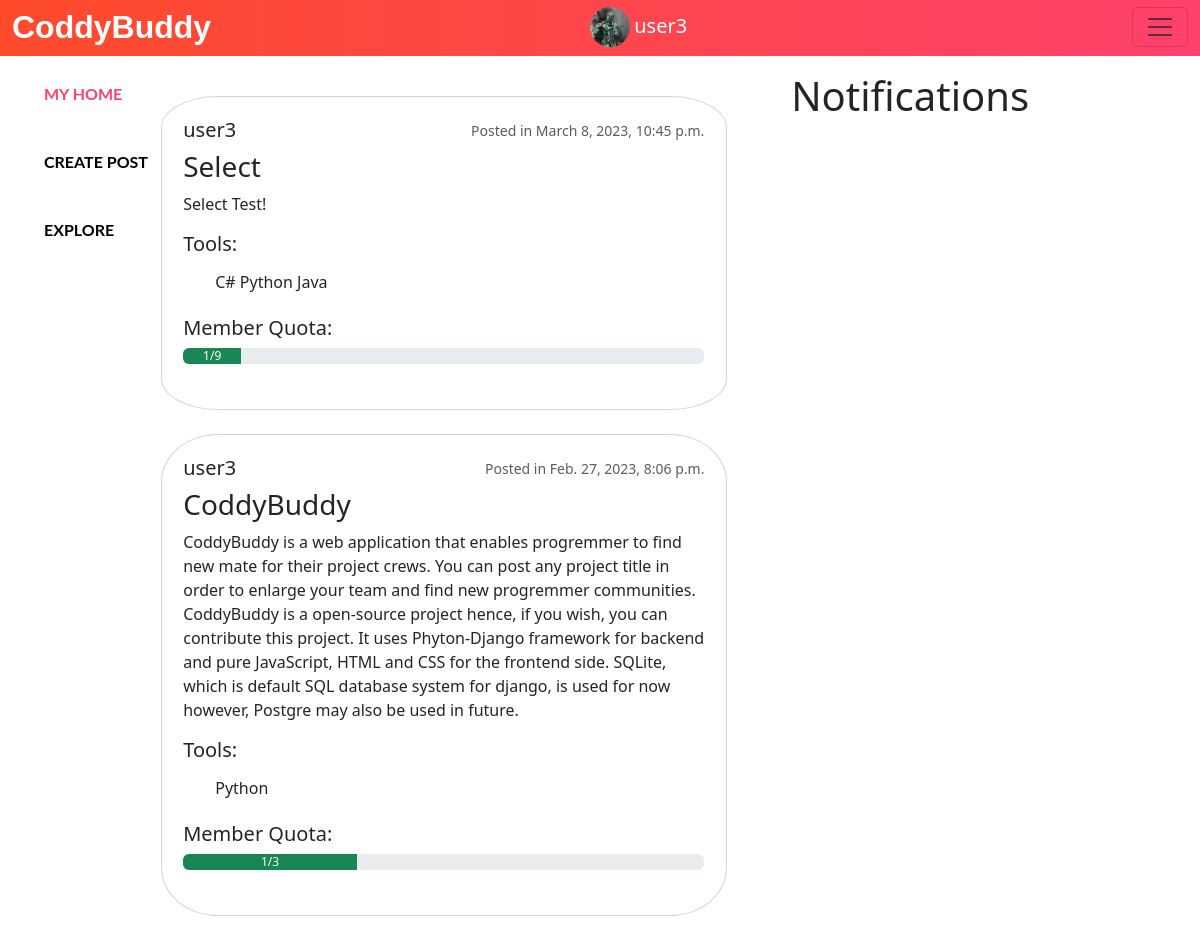
Before: / (signed in) with the older database file.
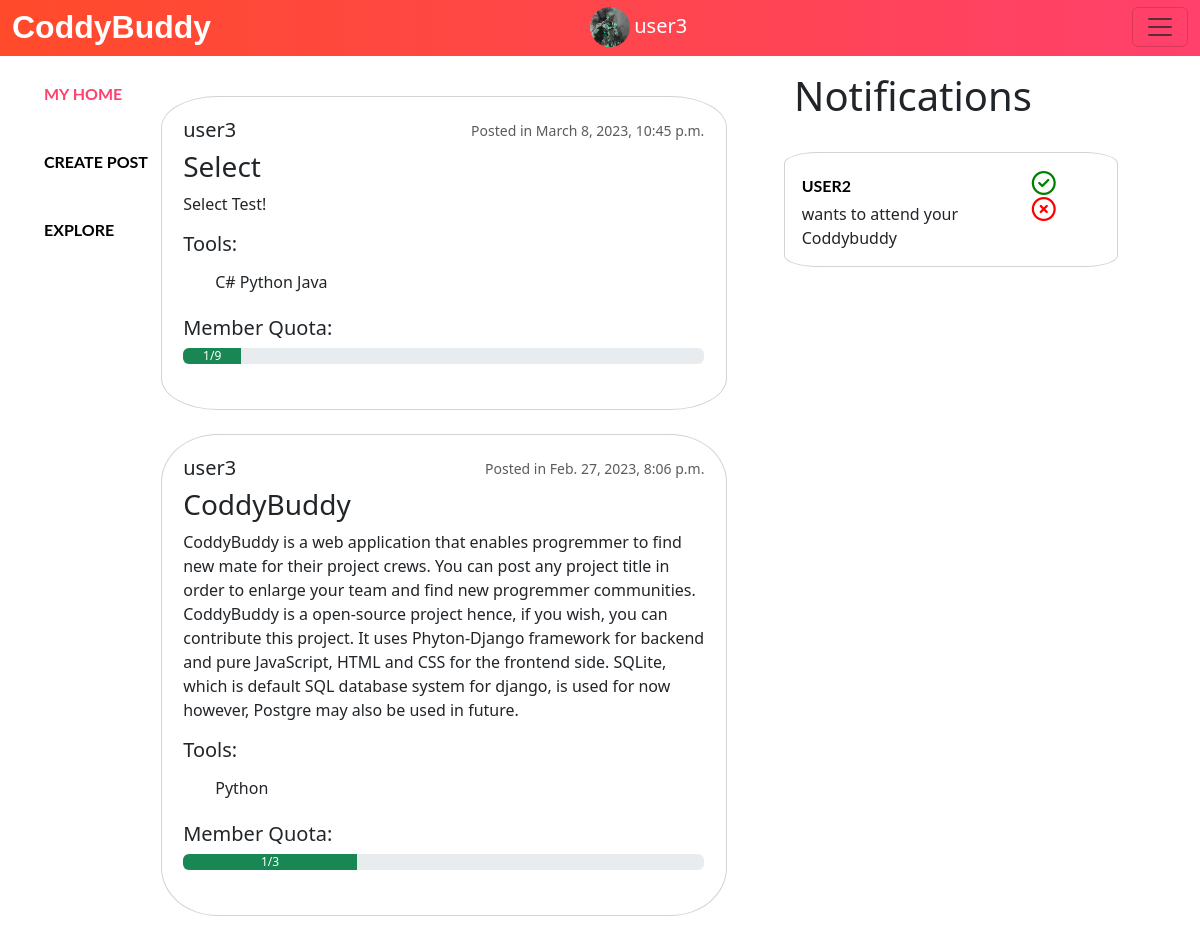
After: the same page with the newer database file.
### musker/models.py (models this page shows, shortened)
class Post(models.Model):
    owner = models.ForeignKey(User, on_delete=models.CASCADE, default=0)
    title = models.TextField(blank=False, max_length=1000)
    description = models.TextField(blank=False, max_length=9999999999999999999)
    tool = models.CharField(max_length=100000000, default=None)
    max_capacity = models.IntegerField(blank=False, default=1)
    current_capacity = models.IntegerField(blank=False, default=1)
    capacityRatio = models.FloatField(blank = False,default=0)
    isFull = models.BooleanField(blank=False, default=False)
    created_at = models.DateTimeField(auto_now_add=True)
    if(current_capacity == max_capacity):
        isFull = True
    join = models.ManyToManyField(User, related_name="joined_by", symmetrical=False, blank=True)
    def __init__(self,*args,**kwargs):
        super(Post, self).__init__(*args, **kwargs)
        if self.max_capacity is not None:
            self.capacityRatio = (self.current_capacity/self.max_capacity)*100

class Notification(models.Model):
    receiver = models.CharField(max_length=1000000, default=None)
    trigger = models.ForeignKey(User, on_delete=models.CASCADE, default=0)
    Post = models.CharField(max_length=1000000, default=None)
    created_at = models.DateTimeField(auto_now_add=True)

### musker/views.py (the view)
# urls.py: 2. Add a URL to urlpatterns:  path('', views.home, name='home')
@login_required(login_url="logIn")
def home(request):
    currentUser = request.user
    profile = Profile.objects.get(user = currentUser)
    Posts = Post.objects.all()
    Posts = Post.objects.order_by('-created_at')
    choices = TOOL_CHOICES
    notifications = Notification.objects.filter(receiver = currentUser)
    return render(request, "home.html", {"currentUser" : currentUser, "profile" : profile, "posts" : Posts, "choices" : choices, "notifications" : notifications})

### musker/templates/home.html (shortened to what this page needs)
<!doctype html>
<html lang="en">
  <head>
    <link href="https://cdn.jsdelivr.net/npm/bootstrap@5.3.0-alpha1/dist/css/bootstrap.min.css" rel="stylesheet">
    <link href="//db.onlinewebfonts.com/c/e7f249e71a563eed9c495835657eb9c2?family=Poetsen+One" rel="stylesheet" type="text/css"/>
  </head>
  <body>
    {% include 'navbar.html' %}
    <div class="content">
      <div class="left">
         <ul style="margin-top: 0%;">
            <li><a id="homeLink" onclick="showElemHome()" href="#">My Home</a></li>
            <br>
            <li><a id="createLink" onclick="showElemCreate()" href="#">Create Post</a></li>
            <br>
            <li><a id="exploreLink" onclick="showElemExplore()" href="#">Explore</a></li>
          </ul>
      </div>
      <div class="middle">
         <div id="home">
          {% for post in posts %}
           <form action="{% url 'createNotification' post.title %}" method="POST">
            <div class="post">
              <div class="profile" style="display: flex;">
                <div style="display: flex;">
                  <h5>{{post.owner.username}}</h5>
                </div>
                <p class="card-text"><small class="text-muted">Posted in {{post.created_at}}</small></p>
              </div>
              <div class="title"><h3>{{post.title}}</h3></div>
              <div class="description">
                <div class="textDes"><p>{{post.description}}</p></div>
                <h5>Tools: </h5>
                <ul class="toolList" style="position:relative">
                  <li>{{post.tool}}</li>
                </ul>
                <h5>Member Quota: </h5>
                <div class="progress" role="progressbar" aria-label="Success example" aria-valuenow="{{post.current_capacity}}" aria-valuemin="0" aria-valuemax="{{post.max_capacity}}">
                  <div id="progressCal" class="progress-bar bg-success" style="width:{{post.capacityRatio}}%">{{post.current_capacity}}/{{post.max_capacity}}</div>
                </div>
                <br>
              </div>
            </div>
           </form>
          <br>
          {% endfor %}
         </div>
      </div>
      <div class="right">
        <div style="position: fixed;">
          <h1 style="margin-left: 3%;">Notifications</h1>
        <br>
        {% for notif in notifications  %}
        <form action="" method="POST">
          <div style="width: 100%;" class="notification">
            <div style="flex: 3;" class="wants"><span style="font-weight: bold;"><a href="{% url 'profile' notif.trigger.id %}">{{notif.trigger.username}}</a></span> wants to attend your {{notif.Post.title}}</div>
            <div style="flex: 1;" class="bttns">
              <button class="allow"><i class="fa-regular fa-circle-check fa-xl"></i></button>
              <button class="deny"><i class="fa-sharp fa-regular fa-circle-xmark fa-xl"></i></button>
            </div>
          </div>
        </form>
        {% endfor %}
        </div>
      </div>
    </div>
  </body>
</html>

Changed rows visible on the page:
added Notification: trigger.username "USER2", Post "Coddybuddy"
